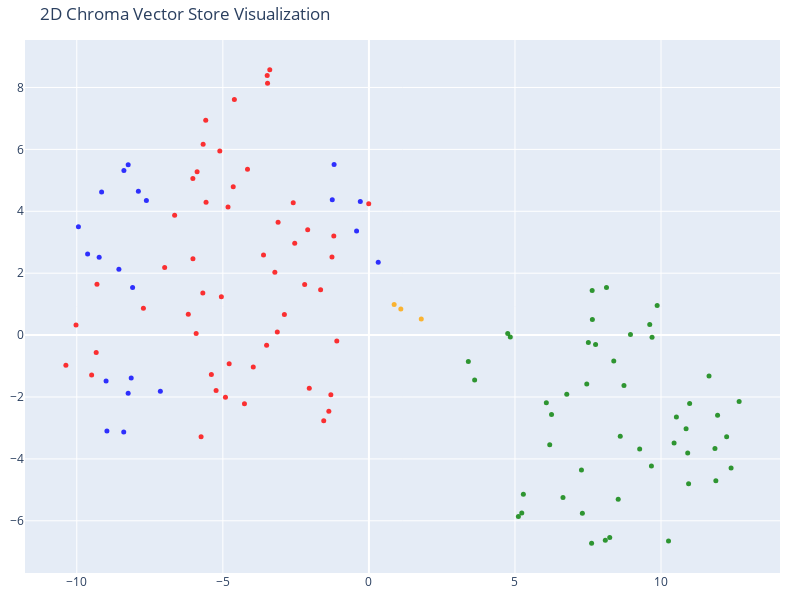

The code cell stored with this chart in its notebook:
### Code cell
# We humans find it easier to visalize things in 2D!
# Reduce the dimensionality of the vectors to 2D using t-SNE
# (t-distributed stochastic neighbor embedding)

tsne = TSNE(n_components=2, random_state=42)
reduced_vectors = tsne.fit_transform(vectors)

# Create the 2D scatter plot
fig = go.Figure(data=[go.Scatter(
    x=reduced_vectors[:, 0],
    y=reduced_vectors[:, 1],
    mode='markers',
    marker=dict(size=5, color=colors, opacity=0.8),
    text=[f"Type: {t}<br>Text: {d[:100]}..." for t, d in zip(doc_types, documents)],
    hoverinfo='text'
)])

fig.update_layout(
    title='2D Chroma Vector Store Visualization',
    scene=dict(xaxis_title='x',yaxis_title='y'),
    width=800,
    height=600,
    margin=dict(r=20, b=10, l=10, t=40)
)

fig.show()

### Figure 1 — Plotly figure (JSON) as saved in the notebook; plotly's stock layout.template omitted (floating-point values rounded to 4 significant figures)
{"data": [{"hoverinfo": "text", "marker": {"color": ["orange", "orange", "orange", "red", "red", "red", "red", "red", "red", "red", "red", "red", "red", "red", "red", "red", "red", "red", "red", "red", "red", "red", "red", "red", "red", "red", "red", "red", "red", "red", "red", "red", "red", "red", "red", "red", "red", "red", "red", "red", "red", "red", "red", "red", "red", "red", "red", "red", "red", "red", "red", "red", "red", "red", "red", "green", "green", "green", "green", "green", "green", "green", "green", "green", "green", "green", "green", "green", "green", "green", "green", "green", "green", "green", "green", "green", "green", "green", "green", "green", "green", "green", "green", "green", "green", "green", "green", "green", "green", "green", "green", "green", "green", "green", "green", "green", "green", "green", "green", "green", "green", "green", "blue", "blue", "blue", "blue", "blue", "blue", "blue", "blue", "blue", "blue", "blue", "blue", "blue", "blue", "blue", "blue", "blue", "blue", "blue", "blue", "blue"], "opacity": 0.8, "size": 5}, "mode": "markers", "text": ["Type: company<br>Text: # About Insurellm\n\nInsurellm was founded by Avery Lancaster in 2015 as an insurance tech startup des...", "Type: company<br>Text: # Careers at Insurellm\n\nInsurellm is hiring! We are looking for talented software engineers, data sc...", "Type: company<br>Text: # Overview of Insurellm\n\nInsurellm is an innovative insurance tech firm with 200 employees across th...", "Type: contracts<br>Text: # Contract with Apex Reinsurance for Rellm: AI-Powered Enterprise Reinsurance Solution\n\n## Terms\n\n1....", "Type: contracts<br>Text: ## Renewal\n\n1. **Automatic Renewal**: This Agreement will automatically renew for successive one-yea...", "Type: contracts<br>Text: 2. **Seamless Integrations**: The architecture of Rellm allows for easy integration with existing sy...", "Type: contracts<br>Text: 1. **Technical Support**: Provider shall offer dedicated technical support to the Client via phone, ...", "Type: contracts<br>Text: **Insurellm, Inc.**  \n_____________________________  \nAuthorized Signature   \nDate: ________________...", "Type: contracts<br>Text: # Contract with Belvedere Insurance for Markellm\n\n## Terms\nThis Contract (\"Agreement\") is made and e...", "Type: contracts<br>Text: ## Renewal\n1. **Renewal Terms**: This Agreement may be renewed for additional one-year terms upon mu...", "Type: contracts<br>Text: ## Features\n1. **AI-Powered Matching**: Belvedere Insurance will benefit from Markellm's AI-powered ...", "Type: contracts<br>Text: ## Support\n1. **Technical Support**: Technical support will be available from 9 AM to 7 PM EST, Mond...", "Type: contracts<br>Text: **Belvedere Insurance**  \nSignature: ______________________  \nName: [Authorized Signatory]  \nTitle: ...", "Type: contracts<br>Text: # Contract with BrightWay Solutions for Markellm\n\n**Contract Date:** October 5, 2023  \n**Contract ID...", "Type: contracts<br>Text: 3. **Service Level Agreement (SLA):**  \n   Insurellm commits to a 99.9% uptime for the platform with...", "Type: contracts<br>Text: 2. **Real-Time Quote Availability:**  \n   Consumers sourced via BrightWay Solutions will receive rea...", "Type: contracts<br>Text: 3. **Training and Onboarding:**  \n   Insurellm agrees to provide one free training session on how to...", "Type: contracts<br>Text: # Contract with EverGuard Insurance for Rellm: AI-Powered Enterprise Reinsurance Solution\n\n**Contrac...", "Type: contracts<br>Text: 4. **Usage Rights**: EverGuard Insurance is granted a non-exclusive, non-transferable license to acc...", "Type: contracts<br>Text: 1. **Core Functionality**: Rellm provides EverGuard Insurance with advanced AI-driven analytics, sea...", "Type: contracts<br>Text: 1. **Customer Support**: Insurellm will provide EverGuard Insurance with 24/7 customer support, incl...", "Type: contracts<br>Text: ---\n\n**Signatures**  \n**For Insurellm**: __________________________  \n**Name**: John Smith  \n**Title...", "Type: contracts<br>Text: # Contract with GreenField Holdings for Markellm\n\n**Effective Date:** November 15, 2023  \n**Contract...", "Type: contracts<br>Text: ## Renewal\n1. **Automatic Renewal**: This contract will automatically renew for sequential one-year ...", "Type: contracts<br>Text: ## Features\n1. **AI-Powered Matching**: Access to advanced algorithms that connect GreenField Holdin...", "Type: contracts<br>Text: ## Support\n1. **Customer Support Access**: The Client will have access to dedicated support through ...", "Type: contracts<br>Text: **Signatures:**  \n_________________________                           _________________________  \n**...", "Type: contracts<br>Text: # Contract with Greenstone Insurance for Homellm\n\n---\n\n## Terms\n\n1. **Parties**: This Contract (\"Agr...", "Type: contracts<br>Text: 4. **Payment Terms**: \n   - The Customer shall pay an amount of $10,000 per month for the Standard T...", "Type: contracts<br>Text: ---\n\n## Features\n\n- **AI-Powered Risk Assessment**: Customer will have access to enhanced risk evalu...", "Type: contracts<br>Text: - **Customer Portal**: A dedicated portal will be provided, allowing the Customer's clients to manag...", "Type: contracts<br>Text: ______________________________  \n[Name], [Title]  \nDate: ______________________\n\n**For Greenstone In...", "Type: contracts<br>Text: # Contract with GreenValley Insurance for Homellm\n\n**Contract Date:** October 6, 2023  \n**Contract N...", "Type: contracts<br>Text: 4. **Confidentiality:** Both parties agree to maintain the confidentiality of proprietary informatio...", "Type: contracts<br>Text: 1. **AI-Powered Risk Assessment:** Access to advanced AI algorithms for real-time risk evaluations.\n...", "Type: contracts<br>Text: 3. **Regular Updates:** Insurellm will offer ongoing updates and enhancements to the Homellm platfor...", "Type: contracts<br>Text: # Contract with Pinnacle Insurance Co. for Homellm\n\n## Terms\nThis contract (\"Contract\") is entered i...", "Type: contracts<br>Text: ## Renewal\n1. **Renewal Terms**: At the end of the initial term, this Contract shall automatically r...", "Type: contracts<br>Text: ## Features\n1. **AI-Powered Risk Assessment**: Utilized for tailored underwriting decisions specific...", "Type: contracts<br>Text: ## Support\n1. **Technical Support**: Insurellm shall provide 24/7 technical support via an email and...", "Type: contracts<br>Text: # Contract with Roadway Insurance Inc. for Carllm\n\n---\n\n## Terms\n\n1. **Agreement Effective Date**: T...", "Type: contracts<br>Text: ---\n\n## Renewal\n\n1. **Automatic Renewal**: This agreement will automatically renew for an additional...", "Type: contracts<br>Text: ---\n\n## Features\n\n1. **Access to Core Features**: Roadway Insurance Inc. will have access to all Pro...", "Type: contracts<br>Text: ---\n\n## Support\n\n1. **Technical Support**: Roadway Insurance Inc. will receive priority technical su...", "Type: contracts<br>Text: # Contract with Stellar Insurance Co. for Rellm\n\n## Terms\nThis contract is made between **Insurellm*...", "Type: contracts<br>Text: ### Termination\nEither party may terminate this agreement with a **30-day written notice**. In the e...", "Type: contracts<br>Text: ## Features\nStellar Insurance Co. will receive access to the following features of the Rellm product...", "Type: contracts<br>Text: ## Support\nInsurellm provides Stellar Insurance Co. with the following support services:\n\n- **24/7 T...", "Type: contracts<br>Text: # Contract with TechDrive Insurance for Carllm\n\n**Contract Date:** October 1, 2024  \n**Contract Dura...", "Type: contracts<br>Text: ## Renewal\n\n1. **Automatic Renewal**: This contract shall automatically renew for additional one-yea...", "Type: contracts<br>Text: ## Support\n\n1. **Customer Support**: Insurellm will provide 24/7 customer support to TechDrive Insur...", "Type: contracts<br>Text: **TechDrive Insurance Representative:**  \nName: Sarah Johnson  \nTitle: Operations Director  \nDate: _...", "Type: contracts<br>Text: # Contract with Velocity Auto Solutions for Carllm\n\n**Contract Date:** October 1, 2023  \n**Contract ...", "Type: contracts<br>Text: ## Renewal\n\n1. **Automatic Renewal**: This contract will automatically renew for successive 12-month...", "Type: contracts<br>Text: ## Support\n\n1. **Customer Support**: Velocity Auto Solutions will have access to Insurellm’s custome...", "Type: employees<br>Text: # HR Record\n\n# Alex Chen\n\n## Summary\n- **Date of Birth:** March 15, 1990  \n- **Job Title:** Backend ...", "Type: employees<br>Text: ## Annual Performance History\n- **2020:**  \n  - Completed onboarding successfully.  \n  - Met expecta...", "Type: employees<br>Text: ## Compensation History\n- **2020:** Base Salary: $80,000  \n- **2021:** Base Salary Increase to $90,0...", "Type: employees<br>Text: Alex Chen continues to be a vital asset at Insurellm, contributing significantly to innovative backe...", "Type: employees<br>Text: # HR Record\n\n# Alex Harper\n\n## Summary\n- **Date of Birth**: March 15, 1993  \n- **Job Title**: Sales ...", "Type: employees<br>Text: ## Annual Performance History  \n- **2021**:  \n  - **Performance Rating**: 4.5/5  \n  - **Key Achievem...", "Type: employees<br>Text: - **2022**:  \n  - **Base Salary**: $65,000 (Promotion to Senior SDR)  \n  - **Bonus**: $13,000 (20% o...", "Type: employees<br>Text: # HR Record\n\n# Alex Thomson\n\n## Summary\n- **Date of Birth:** March 15, 1995  \n- **Job Title:** Sales...", "Type: employees<br>Text: ## Annual Performance History  \n- **2022** - Rated as \"Exceeds Expectations.\" Alex Thomson achieved ...", "Type: employees<br>Text: ## Other HR Notes\n- Alex Thomson is an active member of the Diversity and Inclusion committee at Ins...", "Type: employees<br>Text: # Avery Lancaster\n\n## Summary\n- **Date of Birth**: March 15, 1985  \n- **Job Title**: Co-Founder & Ch...", "Type: employees<br>Text: - **2010 - 2013**: Business Analyst at Edge Analytics  \n  Prior to joining Innovate, Avery worked as...", "Type: employees<br>Text: - **2018**: **Exceeds Expectations**  \n  Under Avery’s pivoted vision, Insurellm launched two new su...", "Type: employees<br>Text: - **2022**: **Satisfactory**  \n  Avery focused on rebuilding team dynamics and addressing employee c...", "Type: employees<br>Text: ## Compensation History\n- **2015**: $150,000 base salary + Significant equity stake  \n- **2016**: $1...", "Type: employees<br>Text: ## Other HR Notes\n- **Professional Development**: Avery has actively participated in leadership trai...", "Type: employees<br>Text: # HR Record\n\n# Emily Carter\n\n## Summary\n- **Date of Birth:** August 12, 1990  \n- **Job Title:** Acco...", "Type: employees<br>Text: - **2017-2019:** Marketing Intern  \n  - Assisted with market research and campaign development for s...", "Type: employees<br>Text: ## Compensation History\n| Year | Base Salary | Bonus         | Total Compensation |\n|------|--------...", "Type: employees<br>Text: Emily Carter exemplifies the kind of talent that drives Insurellm's success and is an invaluable ass...", "Type: employees<br>Text: # HR Record\n\n# Emily Tran\n\n## Summary\n- **Date of Birth:** March 18, 1991  \n- **Job Title:** Digital...", "Type: employees<br>Text: - **January 2017 - May 2018**: Marketing Intern  \n  - Supported the Marketing team by collaborating ...", "Type: employees<br>Text: - **2021**:  \n  - Performance Rating: Meets Expectations  \n  - Key Achievements: Contributed to the ...", "Type: employees<br>Text: - **Professional Development Goals**:  \n  - Emily Tran aims to become a Marketing Manager within the...", "Type: employees<br>Text: # HR Record\n\n# Jordan Blake\n\n## Summary\n- **Date of Birth:** March 15, 1993  \n- **Job Title:** Sales...", "Type: employees<br>Text: ## Annual Performance History\n- **2021:** First year at Insurellm; achieved 90% of monthly targets. ...", "Type: employees<br>Text: ## Other HR Notes\n- Jordan has shown an interest in continuing education, actively participating in ...", "Type: employees<br>Text: # HR Record\n\n# Jordan K. Bishop\n\n## Summary\n- **Date of Birth:** March 15, 1990\n- **Job Title:** Fro...", "Type: employees<br>Text: ## Annual Performance History\n- **2019:** Exceeds Expectations - Continuously delivered high-quality...", "Type: employees<br>Text: ## Compensation History\n- **June 2018:** Starting Salary - $85,000\n- **June 2019:** Salary Increase ...", "Type: employees<br>Text: ## Other HR Notes\n- Jordan K. Bishop has been an integral part of club initiatives, including the In...", "Type: employees<br>Text: # HR Record\n\n# Maxine Thompson\n\n## Summary\n- **Date of Birth:** January 15, 1991  \n- **Job Title:** ...", "Type: employees<br>Text: ## Insurellm Career Progression\n- **January 2017 - October 2018**: **Junior Data Engineer**  \n  * Ma...", "Type: employees<br>Text: ## Annual Performance History\n- **2017**: *Meets Expectations*  \n  Maxine showed potential in her ro...", "Type: employees<br>Text: - **2021**: *Exceeds Expectations*  \n  Maxine spearheaded the transition to a new data warehousing s...", "Type: employees<br>Text: ## Compensation History\n- **2017**: $70,000 (Junior Data Engineer)  \n- **2018**: $75,000 (Junior Dat...", "Type: employees<br>Text: # HR Record\n\n# Oliver Spencer\n\n## Summary\n- **Date of Birth**: May 14, 1990  \n- **Job Title**: Backe...", "Type: employees<br>Text: ## Annual Performance History\n- **2018**: **3/5** - Adaptable team player but still learning to take...", "Type: employees<br>Text: ## Compensation History\n- **March 2018**: Initial salary of $80,000.\n- **July 2019**: Salary increas...", "Type: employees<br>Text: # Samantha Greene\n\n## Summary\n- **Date of Birth:** October 14, 1990\n- **Job Title:** HR Generalist\n-...", "Type: employees<br>Text: ## Annual Performance History\n- **2020:** Exceeds Expectations  \n  Samantha Greene demonstrated exce...", "Type: employees<br>Text: ## Compensation History\n- **2020:** Base Salary - $55,000  \n  The entry-level salary matched industr...", "Type: employees<br>Text: - **2023:** Base Salary - $70,000  \n  Recognized for substantial improvement in employee relations m...", "Type: employees<br>Text: # HR Record\n\n# Samuel Trenton\n\n## Summary\n- **Date of Birth:** April 12, 1989  \n- **Job Title:** Sen...", "Type: employees<br>Text: ## Annual Performance History\n- **2023:** Rating: 4.5/5  \n  *Samuel exceeded expectations, successfu...", "Type: employees<br>Text: ## Compensation History\n- **2023:** Base Salary: $115,000 + Bonus: $15,000  \n  *Annual bonus based o...", "Type: employees<br>Text: - **Engagement in Company Culture:** Regularly participates in team-building events and contributes ...", "Type: products<br>Text: # Product Summary\n\n# Carllm\n\n## Summary\n\nCarllm is an innovative auto insurance product developed by...", "Type: products<br>Text: - **Instant Quoting**: With Carllm, insurance companies can offer near-instant quotes to customers, ...", "Type: products<br>Text: - **Mobile Integration**: Carllm is designed to work seamlessly with mobile applications, providing ...", "Type: products<br>Text: - **Professional Tier**: $2,500/month\n  - For medium-sized companies.\n  - All Basic Tier features pl...", "Type: products<br>Text: ### Q2 2025: Customer Experience Improvements\n- Launch of a new **mobile app** for end-users.\n- Intr...", "Type: products<br>Text: # Product Summary\n\n# Homellm\n\n## Summary\nHomellm is an innovative home insurance product developed b...", "Type: products<br>Text: ### 2. Dynamic Pricing Model\nWith Homellm's innovative dynamic pricing model, insurance providers ca...", "Type: products<br>Text: ### 5. Multi-Channel Integration\nHomellm seamlessly integrates into existing insurance platforms, pr...", "Type: products<br>Text: - **Basic Tier:** Starting at $5,000/month for small insurers with basic integration features.\n- **S...", "Type: products<br>Text: All tiers include a comprehensive training program and ongoing updates to ensure optimal performance...", "Type: products<br>Text: With Homellm, Insurellm is committed to transforming the landscape of home insurance, ensuring both ...", "Type: products<br>Text: # Product Summary\n\n# Markellm\n\n## Summary\n\nMarkellm is an innovative two-sided marketplace designed ...", "Type: products<br>Text: - **User-Friendly Interface**: Designed with user experience in mind, Markellm features an intuitive...", "Type: products<br>Text: - **Customer Support**: Our dedicated support team is always available to assist both consumers and ...", "Type: products<br>Text: ### For Insurance Companies:\n- **Basic Listing Fee**: $199/month for a featured listing on the platf...", "Type: products<br>Text: ### Q3 2025\n- Initiate a comprehensive marketing campaign targeting both consumers and insurers to i...", "Type: products<br>Text: # Product Summary\n\n# Rellm: AI-Powered Enterprise Reinsurance Solution\n\n## Summary\n\nRellm is an inno...", "Type: products<br>Text: ### Seamless Integrations\nRellm's architecture is designed for effortless integration with existing ...", "Type: products<br>Text: ### Regulatory Compliance Tools\nRellm includes built-in compliance tracking features to help organiz...", "Type: products<br>Text: Join the growing number of organizations leveraging Rellm to enhance their reinsurance processes whi...", "Type: products<br>Text: Experience the future of reinsurance with Rellm, where innovation meets reliability. Let Insurellm h..."], "type": "scatter", "x": [1.093, 1.793, 0.8641, -3.109, -2.59, -0.005968, -2.893, -1.302, -6.183, -3.394, -9.309, -3.136, -2.041, -5.685, -6.024, -6.992, -5.051, -2.54, -2.095, -1.202, -1.653, -1.099, -5.914, -3.47, -10.03, -7.72, -1.372, -4.911, -5.745, -9.492, -3.958, -1.547, -5.231, -5.393, -9.336, -4.784, -4.26, -3.482, -10.37, -3.502, -5.586, -4.606, -6.65, -5.575, -3.22, -3.608, -1.264, -2.2, -5.105, -5.881, -4.644, -4.156, -5.675, -6.027, -4.823, 7.759, 8.093, 10.86, 3.404, 9.693, 11.94, 11.64, 9.614, 12.67, 9.868, 4.751, 5.287, 5.233, 5.117, 12.4, 4.84, 7.458, 6.19, 10.45, 3.619, 6.774, 6.251, 10.91, 6.074, 8.954, 10.98, 8.133, 7.649, 7.624, 11.88, 7.643, 8.731, 7.276, 7.308, 6.644, 10.94, 7.513, 8.244, 10.53, 8.604, 8.534, 9.671, 9.269, 8.382, 12.25, 11.85, 10.26, -8.241, -8.387, -7.892, -7.618, -9.15, -8.137, -8.997, -8.241, -8.393, -8.968, -7.14, -9.629, -9.234, -8.559, -8.089, -9.944, -1.254, -0.2947, -0.4224, -1.192, 0.3193], "y": [0.8456, 0.5215, 0.9845, 3.643, 4.279, 4.241, 0.6681, -1.926, 0.673, 8.572, 1.641, 0.09897, -1.714, 1.359, 2.468, 2.18, 1.235, 2.964, 3.403, 3.205, 1.468, -0.192, 0.05472, 8.136, 0.3237, 0.8666, -2.462, -2.006, -3.281, -1.292, -1.034, -2.766, -1.788, -1.277, -0.5604, -0.928, -2.217, 8.386, -0.9738, -0.3287, 6.941, 7.612, 3.87, 4.292, 2.031, 2.587, 2.525, 1.631, 5.945, 5.274, 4.789, 5.359, 6.167, 5.057, 4.136, -0.3018, -6.625, -3.028, -0.855, -0.06901, -2.589, -1.324, 0.3422, -2.148, 0.9529, 0.0544, -5.142, -5.747, -5.863, -4.291, -0.0594, -1.578, -3.543, -3.487, -1.455, -1.908, -2.568, -3.81, -2.184, 0.01782, -2.214, 1.535, 0.5066, -6.724, -4.708, 1.439, -1.627, -4.356, -5.756, -5.246, -4.804, -0.2385, -6.542, -2.646, -3.269, -5.3, -4.231, -3.677, -0.8389, -3.286, -3.663, -6.65, 5.507, 5.316, 4.644, 4.345, 4.626, -1.386, -1.486, -1.875, -3.133, -3.102, -1.812, 2.621, 2.516, 2.13, 1.535, 3.5, 4.375, 4.313, 3.363, 5.513, 2.351]}], "layout": {"height": 600, "margin": {"b": 10, "l": 10, "r": 20, "t": 40}, "scene": {"xaxis": {"title": {"text": "x"}}, "yaxis": {"title": {"text": "y"}}}, "title": {"text": "2D Chroma Vector Store Visualization"}, "width": 800}}
